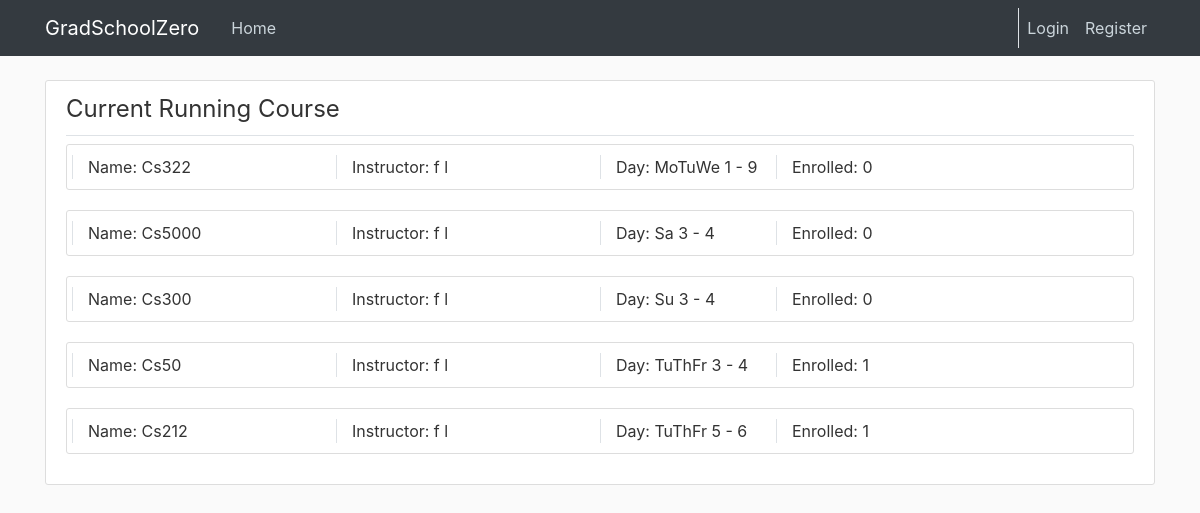
The page /course/list on the database as committed earlier.
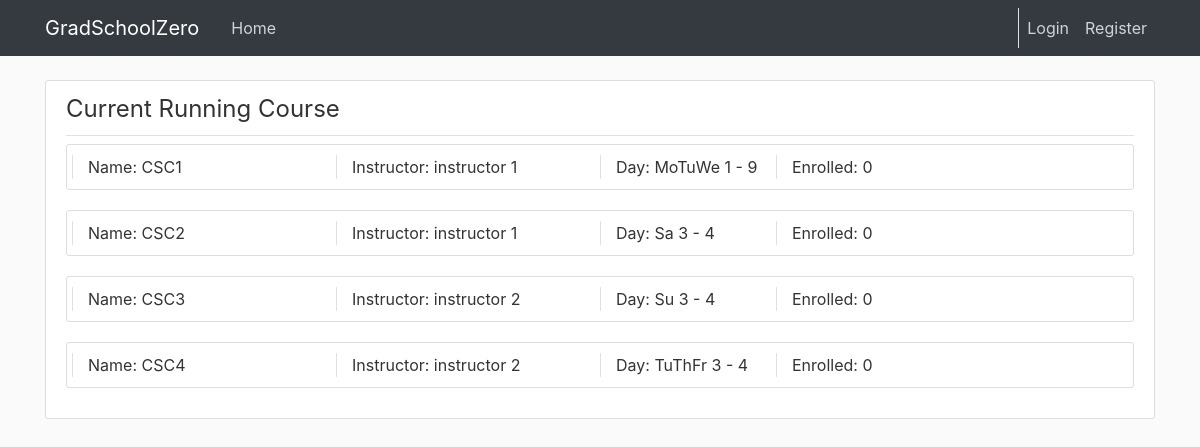
The same page on the database as committed later.
### cunyzero/models.py (models this page shows, shortened)
class Course(db.Model):
    id = db.Column(db.Integer, primary_key=True)
    instructorId = db.Column(db.Integer, db.ForeignKey('instructor.ownerId'))
    coursename = db.Column(db.String(20), nullable = False)
    creationPeriod = db.Column(db.Integer, nullable = True)#for period/semester task logic
    startPeriod = db.Column(db.Integer, nullable = False)#1-9
    endPeriod = db.Column(db.Integer, nullable = False)#1-9
    dayofweek = db.Column(db.String(30), nullable = False)#mo,tu,we,th,fr,sa,su if missing use --
    capacity = db.Column(db.Integer, default=30)
    status = db.Column(db.String(20), nullable = False, default="Open")#status like open, finished, cancelled, etc.
    waitListCapacity = db.Column(db.Integer, default=30)
    rating = db.Column(db.Float, default=None, nullable = True)# ^
    studentcourses = db.relationship('StudentCourse', backref='course', lazy=True)
    def getInstructorName(self):
        instructor = Instructor.query.get(self.instructorId)
        return instructor.firstname + " " + instructor.lastname
    def getEnrolledTotal(self):
        return StudentCourse.query.filter_by(courseId=self.id, waiting=False).count()

class Instructor(db.Model):
    ownerId = db.Column(db.Integer, primary_key=True)
    status = db.Column(db.String(20), default='Employed')#fired, suspended, etc.
    firstname = db.Column(db.String(30), nullable=False)
    lastname = db.Column(db.String(30), nullable=False)
    warning = db.Column(db.Integer, nullable = False, default=0)
    user = db.relationship('User', backref='instructorOwner', lazy=True)
    warnings = db.relationship('Warning', backref='targetInstructor', lazy=True)
    courses = db.relationship('Course', backref='instructor', lazy=True)

### cunyzero/routes.py (the view, shortened to what this page needs)
@login_required
@app.route('/course/list', methods=['GET', 'POST'])
def course_manage():
    current_courses = Course.query.filter_by(status="Open")
    past_courses = Course.query.filter_by(status="Finished")
    courseId = request.form.get("Cancel")
    period = Period.query.all()[0].getPeriodName()
    return render_template("course-manage.html", title="Course Management", current_courses=current_courses,
                           past_courses=past_courses)

### cunyzero/models.py (called while the page is built)
    def getPeriodName(self):# returns set-up, registration, running, or grading period
        remainder = self.period % 4
        if remainder==0:
            return "Course Set-up Period"
        if remainder==1:
            return "Course Registration Period"
        if remainder==2:
            return "Course Running Period"
        if remainder==3:
            return "Grading Period"

### cunyzero/templates/course-manage.html (shortened to what this page needs)
{% extends "layout.html" %}
{% block content %}
    <div class="content-section">
        <legend class="border-bottom pb-2">
            <span class="mr-4"> Current Running Course </span>
        </legend>
        {% for current_course in current_courses %}
            <article class="media content-section col-md-12">
                <div class="media-body row" style="position: relative; align-items: center">
                {% if current_user.role == "Admin" %}
                    <a class="col-md-3 border-left" href="{{ url_for('course_review',course_Id=current_course.id)}}">
                        Name: {{ current_course.coursename}}
                    </a>
                    <a class="col-md-3 border-left" href="{{ url_for('individual_review',role='Instructor',owner_id=current_course.instructorId)}}">
                        Instructor:  {{ current_course.getInstructorName() }}
                    </a>
                {% else %}
                    <div class="col-md-3 border-left">
                        Name: {{ current_course.coursename}}
                    </div>
                    <div class="col-md-3 border-left">
                        Instructor:  {{ current_course.getInstructorName() }}
                    </div>
                {% endif %}
                <div class="col-md-2 border-left">
                    Day: {{ current_course.dayofweek }}
                    {{ current_course.startPeriod }} - {{ current_course.endPeriod }}
                </div>
                <div class="col-md-2 border-left">
                    Enrolled: {{ current_course.getEnrolledTotal()}}
                </div>
                </div>
            </article>
        {% endfor %}
    </div>
{% endblock content %}

Rows that differ between the two databases and show on the page:
removed Course: coursename "Cs322", getInstructorName "f l", dayofweek "MoTuWe", startPeriod "1", endPeriod "9", getEnrolledTotal "0"
removed Course: coursename "Cs5000", getInstructorName "f l", dayofweek "Sa", startPeriod "3", endPeriod "4", getEnrolledTotal "0"
removed Course: coursename "Cs300", getInstructorName "f l", dayofweek "Su", startPeriod "3", endPeriod "4", getEnrolledTotal "0"
removed Course: coursename "Cs50", getInstructorName "f l", dayofweek "TuThFr", startPeriod "3", endPeriod "4", getEnrolledTotal "1"
removed Course: coursename "Cs212", getInstructorName "f l", dayofweek "TuThFr", startPeriod "5", endPeriod "6", getEnrolledTotal "1"
added Course: coursename "CSC1", getInstructorName "instructor 1", dayofweek "MoTuWe", startPeriod "1", endPeriod "9", getEnrolledTotal "0"
added Course: coursename "CSC2", getInstructorName "instructor 1", dayofweek "Sa", startPeriod "3", endPeriod "4", getEnrolledTotal "0"
added Course: coursename "CSC3", getInstructorName "instructor 2", dayofweek "Su", startPeriod "3", endPeriod "4", getEnrolledTotal "0"
added Course: coursename "CSC4", getInstructorName "instructor 2", dayofweek "TuThFr", startPeriod "3", endPeriod "4", getEnrolledTotal "0"
